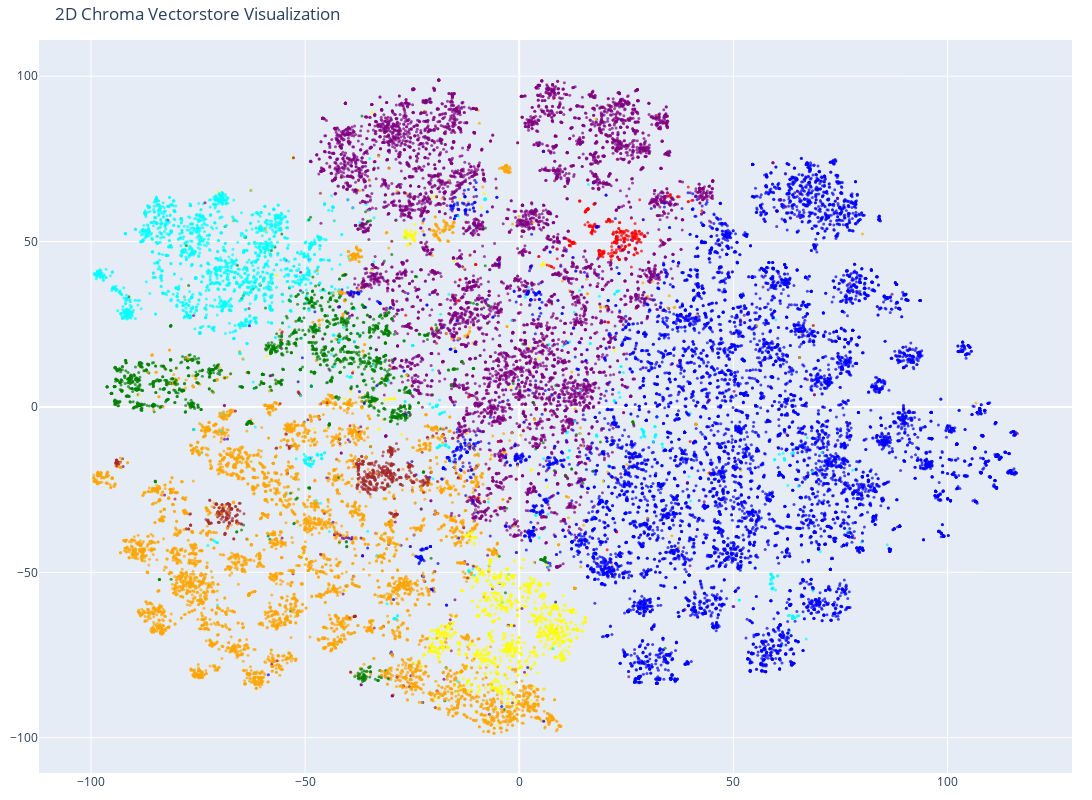

Notebook source saved alongside this figure:
### Code cell
# Create the 2D scatter plot
fig = go.Figure(data=[go.Scatter(
    x=reduced_vectors[:, 0],
    y=reduced_vectors[:, 1],
    mode='markers',
    marker=dict(size=3, color=colors, opacity=0.7),
)])

fig.update_layout(
    title='2D Chroma Vectorstore Visualization',
    scene=dict(xaxis_title='x', yaxis_title='y'),
    width=1200,
    height=800,
    margin=dict(r=20, b=10, l=10, t=40)
)

fig.show()

### Figure 1 — Plotly figure (JSON) as saved in the notebook; plotly's stock layout.template omitted (floating-point values rounded to 4 significant figures; data arrays with more than 128 entries replaced by an {"elided": "..."} marker saying what was removed)
{"data": [{"marker": {"color": {"elided": "30000 str values"}, "opacity": 0.7, "size": 3}, "mode": "markers", "type": "scatter", "x": {"elided": "30000 float values"}, "y": {"elided": "30000 float values"}}], "layout": {"height": 800, "margin": {"b": 10, "l": 10, "r": 20, "t": 40}, "scene": {"xaxis": {"title": {"text": "x"}}, "yaxis": {"title": {"text": "y"}}}, "title": {"text": "2D Chroma Vectorstore Visualization"}, "width": 1200}}
